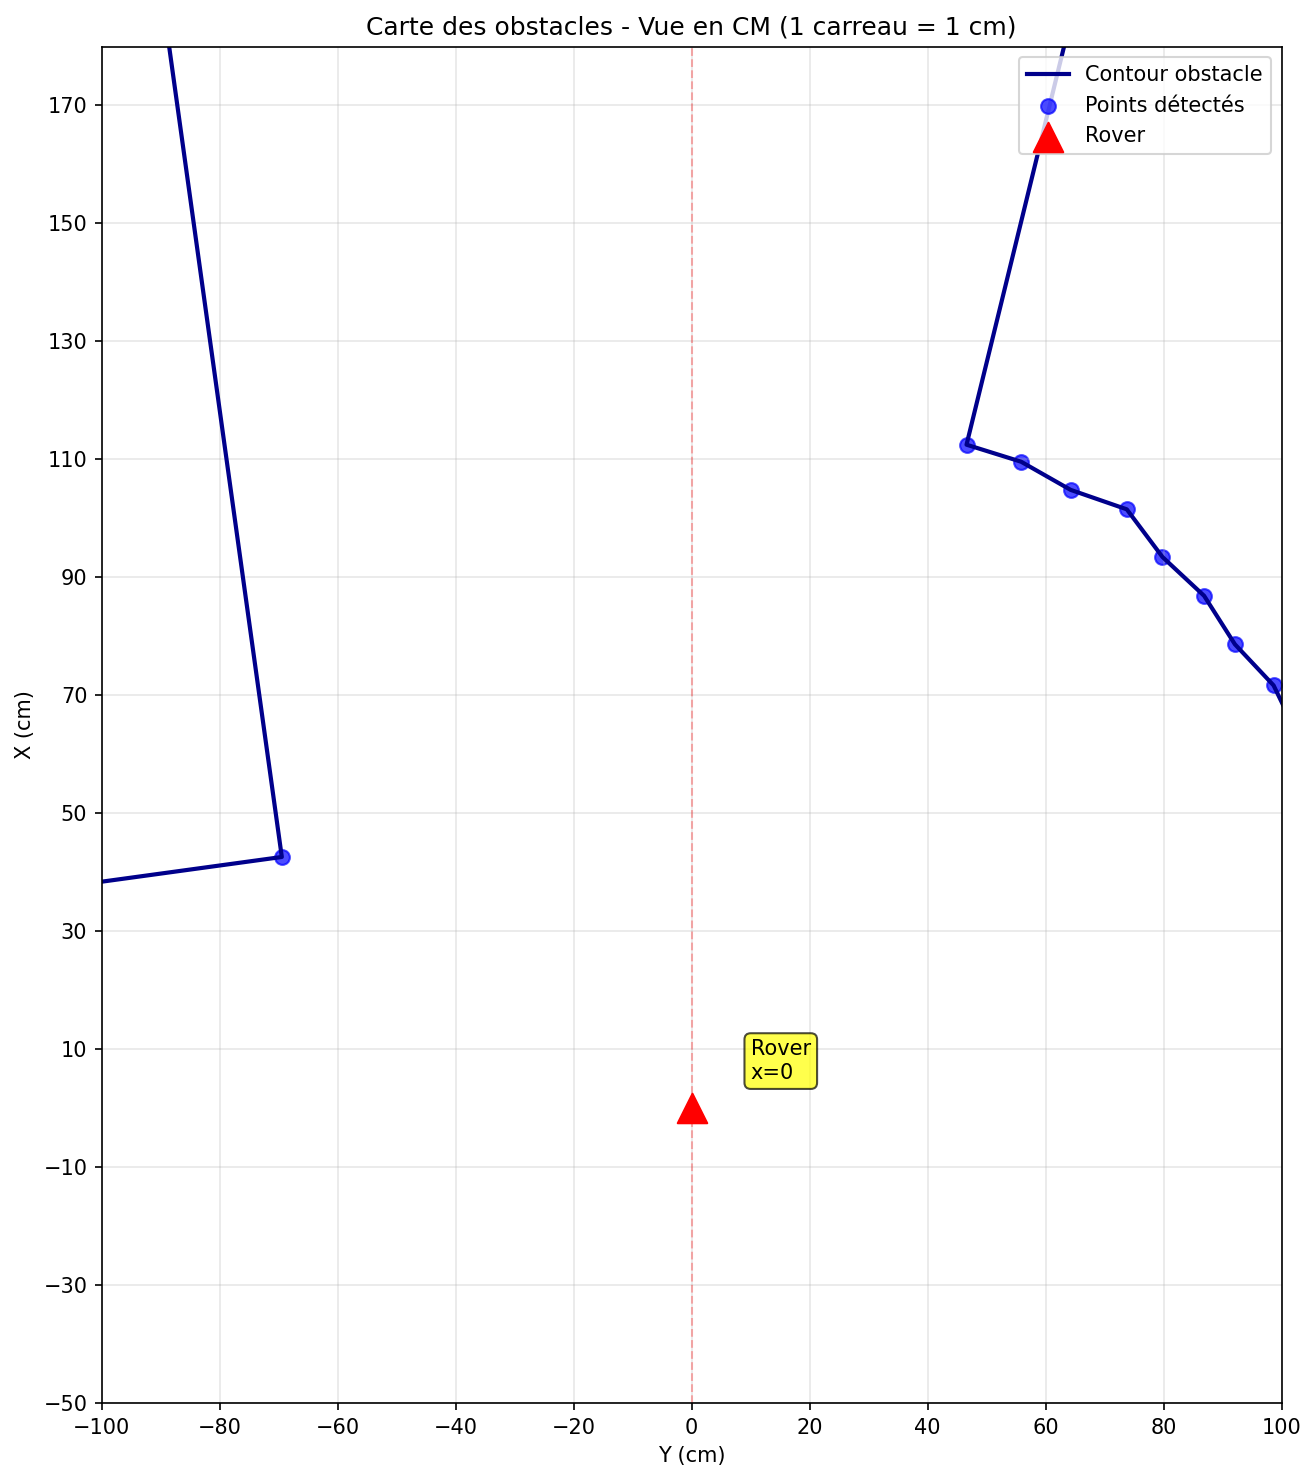

Generate this figure with Python:
import matplotlib
matplotlib.use('Agg')  # Mode non-interactif pour matplotlib
import matplotlib.pyplot as plt
import plotly.graph_objects as go

# Copie ici le contenu de points.txt
data =[
 (-0.0000, -3.7981),
 (0.4259, -0.6950),
 (2.3105, -0.9570),
 (2.5262, -0.4001),
 (2.5411, -0.2000),
 (2.5660, 0.0000),
 (2.4910, 0.1960),
 (2.5127, 0.3980),
 (2.4338, 0.5843),
 (2.3799, 0.7733),
 (1.1249, 0.4659),
 (1.0960, 0.5585),
 (1.0483, 0.6424),
 (1.0153, 0.7376),
 (0.9345, 0.7981),
 (0.8687, 0.8687),
 (0.7865, 0.9209),
 (0.7168, 0.9865),
 (0.6301, 1.0283),
 (0.5572, 1.0936),
 (0.4614, 1.1139),
 (0.3725, 1.1465),
 (0.2793, 1.1636),
 (0.1871, 1.1812),
 (0.0952, 1.2101),
 (-0.0000, 1.2004),
 (-0.0000, 24.0371),
 (0.1136, 23.5564),
 (0.6616, 24.0894),
 (0.7122, 24.2878),
 (0.8113, 24.4106),
 (0.9265, 24.6162),
 (1.3685, 24.5554),
 (1.5041, 24.6389),
 (1.4150, 24.7759),
 (1.4067, 24.8893),
 (1.0020, 25.0000),
 (1.4165, 25.1115),
 (1.4944, 25.2367),
 (1.3659, 25.3279),
 (1.3190, 25.4286),
 (1.3267, 25.5495),
 (1.2327, 25.6281),
 (1.1715, 25.7179),
 (1.1289, 25.8202),
 (1.0613, 25.9064),
 (0.9808, 25.9808),
 (0.7051, 25.8255),
 (0.8206, 26.1294),
 (0.5320, 25.8681),
 (0.4505, 25.8841),
 (0.3616, 25.8731),
 (0.3012, 25.9271),
 (0.2226, 25.9270),
 (0.1478, 25.9331),
 (0.0737, 25.9370),
 (-0.0000, 25.9651),
 (-0.0000, 48.7065),
 (0.0962, 48.7777),
 (0.2992, 48.7538),
 (0.4008, 48.7664),
 (0.4861, 48.8265),
 (0.5702, 48.8809),
 (0.4804, 49.2161),
 (0.7437, 48.9763),
 (0.7816, 49.3325),
 (0.7329, 49.4675),
 (0.9611, 49.5103),
 (0.9455, 49.6084),
 (0.8930, 49.7856),
 (1.0014, 49.8414),
 (1.1356, 50.0000),
 (1.1161, 50.4623),
 (2.0052, 51.0217),
 (0.9944, 50.7224),
 (1.7433, 51.4889),
 (1.4476, 51.6950),
 (0.7156, 50.9849),
 (0.6315, 51.0304),
 (0.5467, 51.0730),
 (0.4704, 51.1357),
 (0.3880, 51.1942),
 (0.2861, 51.1918),
 (0.1945, 51.2281),
 (0.1003, 51.2745),
 (-0.0000, 51.2619),
 (-0.0000, 74.0079),
 (0.0762, 74.0313),
 (0.1224, 74.2271),
 (0.1116, 74.5352),
 (0.2020, 74.3783),
 (0.3031, 74.2683),
 (0.4017, 74.3445),
 (0.4092, 74.4368),
 (0.4908, 74.4254),
 (0.5431, 74.4569),
 (0.6098, 74.4792),
 (0.6620, 74.5943),
 (0.9113, 74.5357),
 (0.9251, 74.6168),
 (0.9440, 74.6933),
 (0.9315, 74.7764),
 (0.9462, 74.8501),
 (0.9426, 74.9258),
 (0.9663, 75.0000),
 (0.9543, 75.0751),
 (0.9502, 75.1505),
 (0.9148, 75.2196),
 (0.8988, 75.2920),
 (0.8769, 75.3632),
 (0.8452, 75.4307),
 (0.7942, 75.4867),
 (0.7640, 75.5551),
 (0.7118, 75.6079),
 (0.6682, 75.6682),
 (0.6079, 75.7118),
 (0.5503, 75.7574),
 (0.4913, 75.8017),
 (0.4268, 75.8376),
 (0.3551, 75.8572),
 (0.2933, 75.9027),
 (0.2256, 75.9397),
 (0.1512, 75.9549),
 (0.1064, 76.3522),
 (-0.0000, 76.2689)
]
# Conversion Mètres -> Centimètres pour le plot
xs = [p[0] * 100 for p in data]
ys = [p[1] * 100 for p in data]

plt.figure(figsize=(12, 10))
plt.plot(ys, xs, color='darkblue', linewidth=2, label="Contour obstacle")
plt.scatter(ys, xs, color='blue', label="Points détectés", s=50, alpha=0.7)

# --- Position du ROVER ---
# Rover à x=0, y=0 (position initiale du scan)
rover_x = 0
rover_y = 0
plt.scatter([rover_x], [rover_y], color='red', marker='^', s=200, label="Rover", zorder=5)
plt.axvline(x=0, color='red', linestyle='--', alpha=0.3, linewidth=1)  # Ligne de référence x=0
plt.text(rover_x + 10, rover_y + 5, "Rover\nx=0", fontsize=10, bbox=dict(boxstyle="round,pad=0.3", facecolor="yellow", alpha=0.7))

# --- GRILLE 1 CARREAU = 1 CM ---
# On définit une zone de vue qui couvre tous les points
plt.xlim(-100, 100)
plt.ylim(-50, 180)

# Pas de grille adapté aux nouvelles données
plt.xticks(range(-100, 101, 20)) 
plt.yticks(range(-50, 181, 20))

plt.gca().set_aspect('equal', adjustable='box')
plt.grid(True, which='both', linestyle='-', alpha=0.3)
plt.xlabel("Y (cm)")
plt.ylabel("X (cm)")
plt.title("Carte des obstacles - Vue en CM (1 carreau = 1 cm)")
plt.legend(loc='upper right')
plt.tight_layout()

# --- VERSION HTML AVEC PLOTLY ---
fig = go.Figure()

# Ajouter les points
fig.add_trace(go.Scatter(
    x=ys, 
    y=xs,
    mode='lines+markers',
    name='Contour obstacle',
    line=dict(color='darkblue', width=2),
    marker=dict(color='blue', size=5, opacity=0.7),
    hovertemplate='<b>Point</b><br>Y: %{x:.2f} cm<br>X: %{y:.2f} cm<extra></extra>'
))

# Ajouter la position du rover
fig.add_trace(go.Scatter(
    x=[rover_y],
    y=[rover_x],
    mode='markers',
    name='Rover',
    marker=dict(symbol='triangle-up', color='red', size=15),
    hovertemplate='<b>Rover</b><br>Y: %{x:.2f} cm<br>X: %{y:.2f} cm<extra></extra>'
))

# Configurer le layout
fig.update_layout(
    title='Carte des obstacles - Vue en CM (1 carreau = 1 cm)',
    xaxis_title='Y (cm)',
    yaxis_title='X (cm)',
    height=800,
    width=1000,
    hovermode='closest',
    template='plotly_white',
    xaxis=dict(
        range=[-100, 100],
        gridwidth=1,
        zeroline=True,
        zerolinewidth=2,
        zerolinecolor='red'
    ),
    yaxis=dict(
        range=[-50, 180],
        scaleanchor="x",
        scaleratio=1
    )
)

# Sauvegarder en HTML
fig.write_html("plot_map.html")
print("✓ Fichier HTML généré : plot_map.html")

# Sauvegarder le plot matplotlib en PNG
plt.savefig("plot_map.png", dpi=150, bbox_inches='tight')
print("✓ Fichier PNG généré : plot_map.png")
